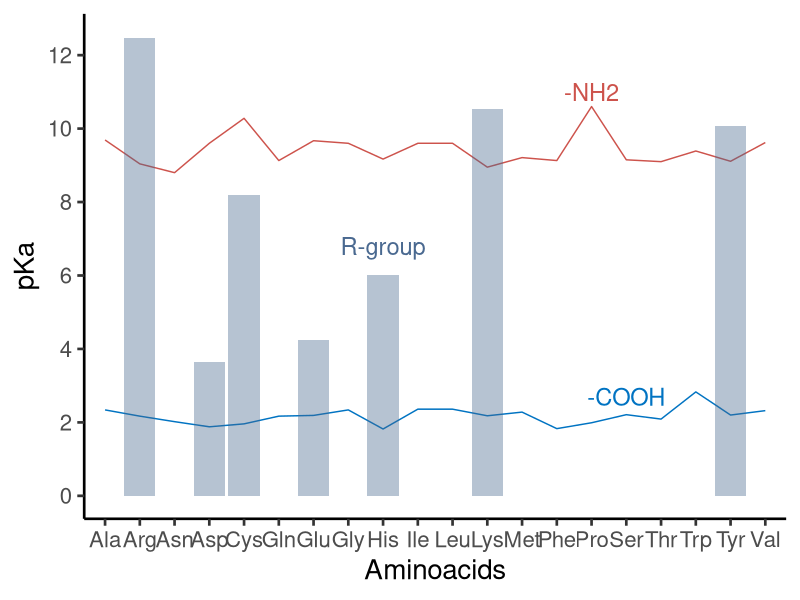
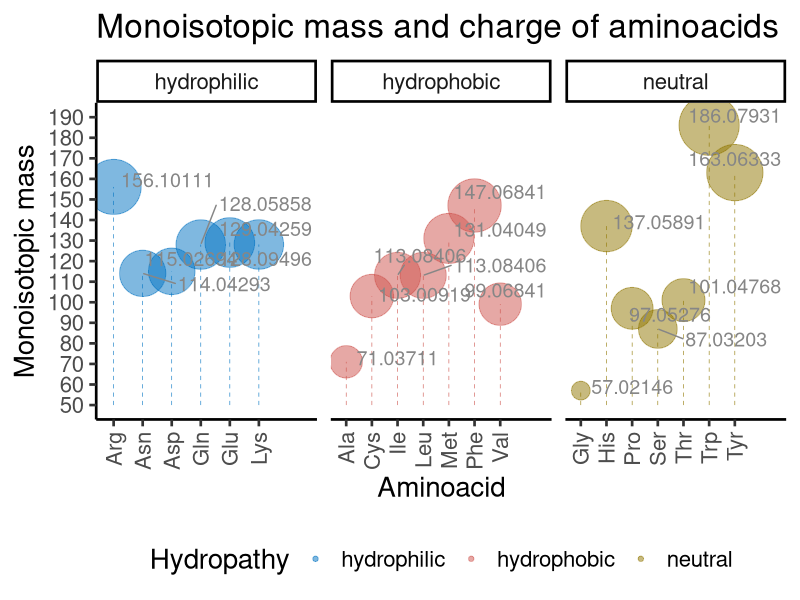

Here is the R script that generated these plots, in order:
# packages and data
library(tidyverse)
library(ggrepel)
library(kableExtra)
library(seqinr)
aminoacids <- read_tsv("./aminoacidsTab.tsv")

# Tabela resumindo as características dos aminoácidos
# summary of aminoacids table
aminoacids %>% 
    select(Abbr, Name, Hydropathy, pKa, pKb, pKx, Monoisotopic_Mass) %>%
    arrange(Hydropathy) %>%
    kbl(caption = "Summary of amino acids properties)",
      align = "c") %>% 
  kable_classic(full_width = F, html_font = "Cambria")

# Functions to calculate the pKa of a peptide, given the one letter code for each amino acid
pKa <- pKa <- function(x) {
    if (x == "A" || x =="G") {
        return(2.34)
    } else if (x == "V") {
        return(2.32)
    } else if (x == "L" || x == "I") {
        return(2.36)
    } else if (x == "P") {
        return(1.99)
    } else if (x == "F") {
        return(1.83)
    } else if (x == "Y") {
        return(2.20)
    } else if (x == "W") {
        return(2.83)
    } else if (x == "C") {
        return(1.96)
    } else if (x == "M") {
        return(2.28)
    } else if (x == "S") {
        return(2.21)
    } else if (x == "T") {
        return(2.09)
    } else if (x == "N") {
        return(2.02)
    } else if (x == "Q") {
        return(2.17)
    } else if (x == "D") {
        return(1.88)
    } else if (x == "E") {
        return(2.19)
    } else if (x == "K") {
        return(2.18)
    } else if (x == "R") {
        return(2.17)
    } else if (x == "H") {
        return(1.82)
    }
}

pKb <- function(x) {
    if (x == "A") {
        return(9.69)
    } else if (x == "G" || x == "L" ||
               x == "I" || x == "D") {
        return(9.60)
    } else if (x == "C") {
        return(10.28)
    } else if (x == "M") {
        return(9.21)
    } else if (x == "S") {
        return(9.15)
    } else if (x == "T") {
        return(9.10)
    } else if (x == "N") {
        return(8.80)
    } else if (x == "Q" || x == "F") {
        return(9.13)
    } else if (x == "E") {
        return(9.67)
    } else if (x == "K") {
        return(8.95)
    } else if (x == "R") {
        return(9.04)
    } else if (x == "H") {
        return(9.17)
    } else if (x == "V") {
        return(9.62)
    } else if (x == "P") {
        return(10.60)
    } else if (x == "Y") {
        return(9.11)
    } else if (x == "W") {
        return(9.39)
    }
}

pKx <- function(x) {
    if (x == "A" || x == "G" || x == "V" ||
        x == "L" || x == "I" || x == "P" ||
        x == "F" || x == "W" || x == "N" ||
        x == "Q" || x == "S" || x == "T" ||
        x == "M") {
        return(NA)
    } else if (x == "C") {
        return(8.18)
    } else if (x == "Y") {
        return(10.07)
    } else if (x == "D") {
        return(3.65)
    } else if (x == "E") {
        return(4.25)
    } else if (x == "K") {
        return(10.53)
    } else if (x == "R") {
        return(12.48)
    } else if (x == "H") {
        return(6.00)
    }
}

# Function to calculate the monoisotopic mass of a peptide, given the one letter code amino acid
monoisotopic_mass <- function(x) {
    if (x == "A") {
        return(71.03711)
    } else if (x == "C") {
        return(103.00919)
    } else if (x == "D") {
        return(115.02694)
    } else if (x == "E") {
        return(129.04259)
    } else if (x == "F") {
        return(147.06841)
    } else if (x == "G") {
        return(57.02146)
    } else if (x == "H") {
        return(137.05891)
    } else if (x == "I") {
        return(113.08406)
    } else if (x == "K") {
        return(128.09496)
    } else if (x == "L") {
        return(113.08406)
    } else if (x == "M") {
        return(131.04049)
    } else if (x == "N") {
        return(114.04293)
    } else if (x == "P") {
        return(97.05276)
    } else if (x == "Q") {
        return(128.05858)
    } else if (x == "R") {
        return(156.10111)
    } else if (x == "S") {
        return(87.03203)
    } else if (x == "T") {
        return(101.04768)
    } else if (x == "V") {
        return(99.06841)
    } else if (x == "W") {
        return(186.07931)
    } else if (x == "Y") {
        return(163.06333)
    }
}

# function to calculate the isoelectric point for the amino acid, given the one letter code
pI <- function(x) {
    if (x == "A" || x == "G" || x == "V" || x == "L" || x == "I" ||
        x == "P" || x == "F" || x == "Y" || x == "W") {
        return(6.00)
    } else if (x == "C" || x == "M") {
        return(5.07)
    } else if (x == "S" || x == "T") {
        return(5.60)
    } else if (x == "N" || x == "Q") {
        return(5.41)
    } else if (x == "D" || x == "E") {
        return(2.77)
    } else if (x == "K" || x == "R") {
        return(10.53)
    } else if (x == "H") {
        return(7.59)
    }
}

# calculate the monoisotopic mass of a peptide
monoisotopic_pepetide <- function(x) {
    sum <- 0
    for (i in 1:length(x)) {
        sum <- sum + monoisotopic_mass(x[i])
    }
    return(sum)
}

# how to use the monoisotopic_pepetide function
peptideTest <- c("M","A","L","S","T","A","R","T","E","R")
monoisotopic_pepetide(peptideTest)

# plot the pKa values for a given sequence of amino acids
pKa_plot <- function(x) {
    ggplot(aminoacids, aes(x = Abbr)) +
        geom_line(aes(y = pKa, group = 1), color = "#0073C2FF") +
        annotate("text", x = 16, y = 2.7, label = "-COOH",
            color = "#0073C2FF", size = 6) +
        geom_line(aes(y = pKb, group = 2), color = "#CD534CFF") +
        annotate("text", x = 15, y = 11, label = "-NH2",
            color = "#CD534CFF", size = 6) +
        geom_col(aes(y = pKx, group = 3), fill = "#4A6990FF", alpha = 0.4) +
        annotate("text", x = 9, y = 6.8, label = "R-group",
            color = "#4A6990FF", size = 6) +
        scale_y_continuous(limits = c(0, 12.5), breaks = seq(0, 12.5, 2)) +
        labs(x = "Aminoacids", y = "pKa") +
    theme_classic(base_size = 20)
}

# using the function to plot the pKa
# it is necessary to have a data.frame containing the variables pKa, pKb, and pKx
pKa_plot(aminoacids)

# function to plot the monoisotopic mass of the aminoacids coloring by hydropathy
monoiso_plot <- function(x) {
    ggplot(aminoacids, aes(x = Abbr, y = Monoisotopic_Mass,
                    size = Monoisotopic_Mass, color = Hydropathy)) +
            scale_color_manual(values = c("#0073C2FF", "#CD534CFF", "#8F7700FF")) +
    geom_point(alpha = 0.5) +
    guides(colour = "legend", size = FALSE) +
    geom_segment(aes(x = Abbr, xend = Abbr,
                     y = 50, yend = Monoisotopic_Mass),
                     linewidth = 0.2, linetype = "dashed",
                     show.legend = FALSE) +
    geom_text_repel(aes(label = Monoisotopic_Mass),
        color = "#868686FF", size = 5, nudge_x = 2,
            nudge_y = 2, show.legend = FALSE) +
    scale_size(range = c(6, 20)) +
    scale_y_continuous(limits = c(50, 190),
        breaks = seq(50, 190, 10)) +
    labs(x = "Aminoacid", y = "Monoisotopic mass",
         title = "Monoisotopic mass and charge of aminoacids") +
    theme_classic(base_size = 20) +
    theme(axis.text.x = element_text(angle = 90,
                    vjust = 0.5, hjust = 1), legend.position = "bottom") +
                    facet_wrap(~ Hydropathy, ncol = 3, scales = "free_x")
}

# using the function for plot monoisotopic masses and hydropathy
monoiso_plot(aminoacids)
